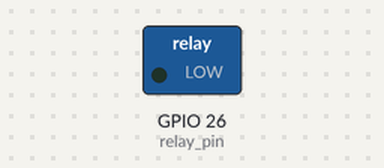
Recording of a program running on a simulated Raspberry Pi (BCM pin numbers). Shown: switched loads named in the program (green lamp = pin HIGH).

Above: at 2.5 s.
At 7.5 s:
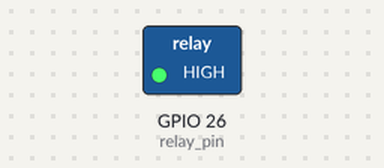
Timing chart, 0 to 13.0 s (numbered marks = the images above):
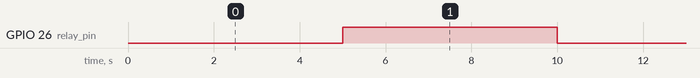

Measured:
- by itself, GPIO 26 (relay_pin): alternates HIGH for 5.0 s and LOW for 5.0 s

The program:

7._HomeAutomation.py
```python
import RPi.GPIO as GPIO
from time import sleep
relay_pin=26
GPIO.setmode(GPIO.BCM)
GPIO.setup(relay_pin,GPIO.OUT)
GPIO.output(relay_pin,1)

try:
    while True:
        GPIO.output(relay_pin,0)
        sleep(5)
        GPIO.output(relay_pin,1)
        sleep(5)
except KeyboardInterrupt:
    pass

GPIO.cleanup()

'''
Relay Connection:

GND --> Pin 6
IN1 --> Pin 37
VCC --> Pin 2
'''
```
